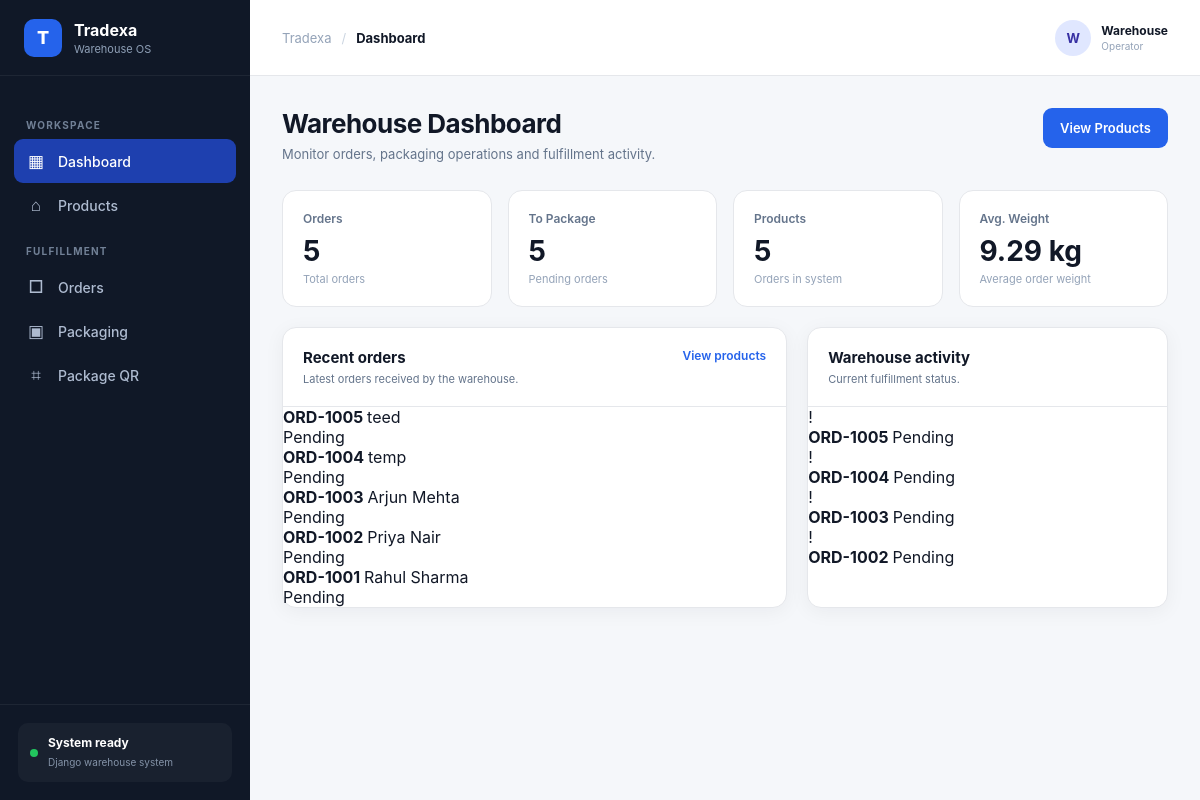
The page / on the database its author committed.
### tradexa_app/models.py (models this page shows, shortened)
class Order(models.Model):
    STATUS = [
        ("pending", "Pending"),
        ("packing", "Packing"),
        ("ready", "Ready"),
        ("shipped", "Shipped"),
    ]
    order_number = models.CharField(max_length=50, unique=True)
    customer_name = models.CharField(max_length=200)
    address = models.TextField()
    status = models.CharField(
        max_length=20,
        choices=STATUS,
        default="pending"
    )
    created_at = models.DateTimeField(auto_now_add=True)

### tradexa_app/views.py (the view)
# urls.py: path("", views.dashboard, name="dashboard"),
def dashboard(request):
    orders = Order.objects.all().order_by("-created_at")
    total_orders = orders.count()
    pending_orders = orders.filter(status="pending").count()
    total_products = Product.objects.count()
    total_weight = 0
    for order in orders:
        total_weight += get_order_weight(order)
    average_weight = 0
    if total_orders > 0:
        average_weight = total_weight / total_orders
    return render(
        request,
        "tradexa_app/dashboard.html",
        {
            "orders": orders[:5],
            "total_orders": total_orders,
            "pending_orders": pending_orders,
            "total_products": total_products,
            "average_weight": average_weight,
        }
    )

### tradexa_app/views.py (called while the page is built)
def get_order_weight(order):
    total_weight = 0
    for item in order.items.all():
        total_weight += item.product.weight * item.qty
    return total_weight

### tradexa_app/templates/tradexa_app/dashboard.html (shortened to what this page needs)
{% extends "tradexa_app/base.html" %}
{% load static %}
{% block breadcrumb %}
<span>Tradexa</span>
<span class="breadcrumb-separator">/</span>
<strong>Dashboard</strong>
{% endblock %}
{% block extra_css %}
<link rel="stylesheet" href="{% static 'tradexa_app/css/dashboard.css' %}">
{% endblock %}
{% block content %}
<div class="page-header">
    <div>
        <h1 class="page-title">Warehouse Dashboard</h1>
        <p class="page-description">
            Monitor orders, packaging operations and fulfillment activity.
        </p>
    </div>
    <a href="{% url 'shop' %}" class="btn btn-primary">
        View Products
    </a>
</div>
<div class="stats-grid">
    <div class="stat-card">
        <div class="stat-label">Orders</div>
        <div class="stat-value">
            {{ total_orders }}
        </div>
        <div class="stat-description">
            Total orders
        </div>
    </div>
    <div class="stat-card">
        <div class="stat-label">To Package</div>
        <div class="stat-value">
            {{ pending_orders }}
        </div>
        <div class="stat-description">
            Pending orders
        </div>
    </div>
    <div class="stat-card">
        <div class="stat-label">Products</div>
        <div class="stat-value">
            {{ total_orders }}
        </div>
        <div class="stat-description">
            Orders in system
        </div>
    </div>
    <div class="stat-card">
        <div class="stat-label">Avg. Weight</div>
        <div class="stat-value">
            {{ average_weight|floatformat:2 }}
            kg
        </div>
        <div class="stat-description">
            Average order weight
        </div>
    </div>
</div>
<div class="dashboard-grid">
    <section class="card">
        <div class="card-header">
            <div>
                <h2>Recent orders</h2>
                <p>
                    Latest orders received by the warehouse.
                </p>
            </div>
            <a href="{% url 'shop' %}" class="text-link">
                View products
            </a>
        </div>
        {% if orders %}
            <div class="dashboard-orders">
                {% for order in orders %}
                    <a
                        href="{% url 'order_detail' %}?order={{ order.order_number }}"
                        class="dashboard-order"
                    >
                        <div>
                            <strong>
                                {{ order.order_number }}
                            </strong>
                            <span>
                                {{ order.customer_name }}
                            </span>
                        </div>
                        <div>
                            <span class="status-badge status-{{ order.status }}">
                                {{ order.get_status_display }}
                            </span>
                        </div>
                    </a>
                {% endfor %}
            </div>
        {% endif %}
    </section>
    <section class="card">
        <div class="card-header">
            <div>
                <h2>Warehouse activity</h2>
                <p>
                    Current fulfillment status.
                </p>
            </div>
        </div>
        {% if orders %}
            <div class="activity-list">
                {% for order in orders|slice:":4" %}
                    <div class="activity-item">
                        <div class="activity-icon">
                            {% if order.status == "pending" %}
                                !
                            {% elif order.status == "packing" %}
                                ▣
                            {% elif order.status == "ready" %}
                                ✓
                            {% else %}
                                →
                            {% endif %}
                        </div>
                        <div class="activity-content">
                            <strong>
                                {{ order.order_number }}
                            </strong>
                            <span>
                                {{ order.get_status_display }}
                            </span>
                        </div>
                    </div>
                {% endfor %}
            </div>
        {% endif %}
    </section>
</div>
{% endblock %}

### tradexa_app/static/tradexa_app/css/base.css (style rules this page uses)
:root { --bg: #f5f7fa; --surface: #ffffff; --surface-soft: #f8fafc; --sidebar: #101827; --sidebar-hover: #1a2537; --text: #111827; --text-secondary: #64748b; --text-muted: #94a3b8; --border: #e5e7eb; --primary: #2563eb; --primary-dark: #1d4ed8; --success: #16a34a; --warning: #d97706; --danger: #dc2626; --radius: 14px; --shadow: 0 4px 20px rgba(15, 23, 42, 0.05); }
* { margin: 0; padding: 0; box-sizing: border-box; }
html { scroll-behavior: smooth; }
body { font-family: Inter, ui-sans-serif, system-ui, -apple-system, BlinkMacSystemFont, "Segoe UI", sans-serif; background: var(--bg); color: var(--text); }
a { color: inherit; text-decoration: none; }
.breadcrumb strong { color: var(--text); }
.breadcrumb-separator { color: #cbd5e1; }
.page-header { display: flex; align-items: flex-start; justify-content: space-between; gap: 20px; margin-bottom: 28px; }
.page-title { font-size: 26px; font-weight: 750; letter-spacing: -0.02em; }
.page-description { color: var(--text-secondary); font-size: 13px; margin-top: 7px; }
.card { background: var(--surface); border: 1px solid var(--border); border-radius: var(--radius); box-shadow: var(--shadow); }
.btn { height: 40px; padding: 0 16px; border-radius: 9px; border: 1px solid transparent; font-size: 13px; font-weight: 600; display: inline-flex; align-items: center; justify-content: center; gap: 8px; transition: 0.2s; }
.btn-primary { background: var(--primary); color: white; }

### tradexa_app/static/tradexa_app/css/dashboard.css (style rules this page uses)
.stats-grid { display: grid; grid-template-columns: repeat(4, 1fr); gap: 16px; margin-bottom: 20px; }
.stat-card { background: white; border: 1px solid var(--border); border-radius: var(--radius); padding: 20px; }
.stat-label { color: var(--text-secondary); font-size: 12px; font-weight: 600; }
.stat-value { font-size: 28px; font-weight: 750; margin: 8px 0 4px; }
.stat-description { color: var(--text-muted); font-size: 11px; }
.dashboard-grid { display: grid; grid-template-columns: 1.4fr 1fr; gap: 20px; }
.card-header { padding: 20px; border-bottom: 1px solid var(--border); display: flex; justify-content: space-between; align-items: flex-start; gap: 20px; }
.card-header h2 { font-size: 15px; }
.card-header p { margin-top: 5px; color: var(--text-secondary); font-size: 11px; }
.text-link { color: var(--primary); font-size: 12px; font-weight: 600; }

### rows shown on the page
Order: order_number "ORD-1005", customer_name "teed", status "Pending"
Order: order_number "ORD-1004", customer_name "temp", status "Pending"
Order: order_number "ORD-1003", customer_name "Arjun Mehta", status "Pending"
Order: order_number "ORD-1002", customer_name "Priya Nair", status "Pending"
Order: order_number "ORD-1001", customer_name "Rahul Sharma", status "Pending"

### other values the page prints
{{ total_orders }} "5"
{{ pending_orders }} "5"
{{ average_weight|floatformat:2 }} "9.29"
